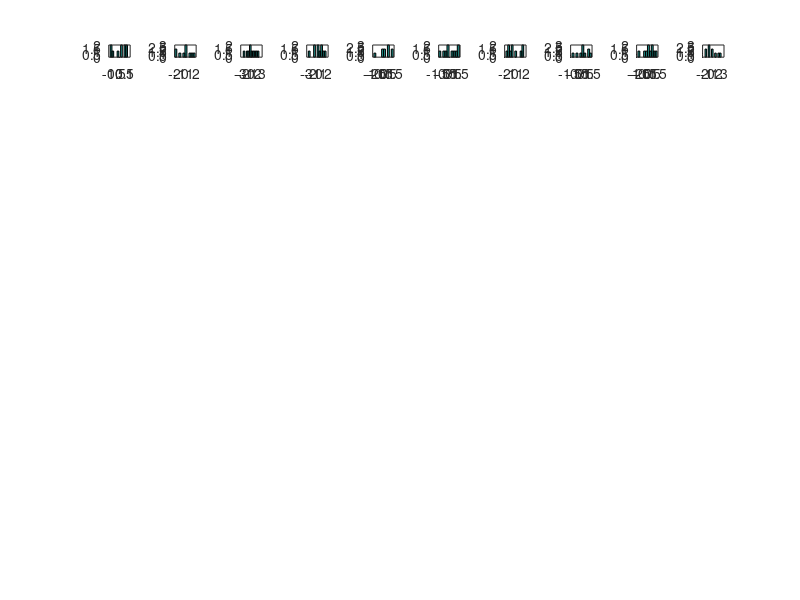

Recreate this plot in MATLAB.
%Inicializacion de parametros

t_ini = 0;
t_fin = 1;
Fm = 10;
T = 1/Fm;
t = t_ini:T:t_fin - T;
%n es el numero de señales aleatorias
n = 10;
%vector de n señales aleatorias con length(t) muestras
mats = randn(n,length(t));%media 0 varianza 1 por defecto

%Compruebo estacionariedad
for i = 1:n
	tg = zeros(1,length(t));
	for j = 1:length(t)
		tg(j) = mats(i,j);%devuelve la señal de la matriz mats fila i
	endfor
	subplot(1,n,i);
	hist(tg);
endfor

%Compruebo ergodicidad
for i = 1:length(t)
	tg = zeros(1,n);
	for j = 1:n
		tg(j) = mats(j,i);%devuelve la señal de la matriz mats fila i
	endfor
	subplot(length(t),n,i);
	hist(tg);
endfor

